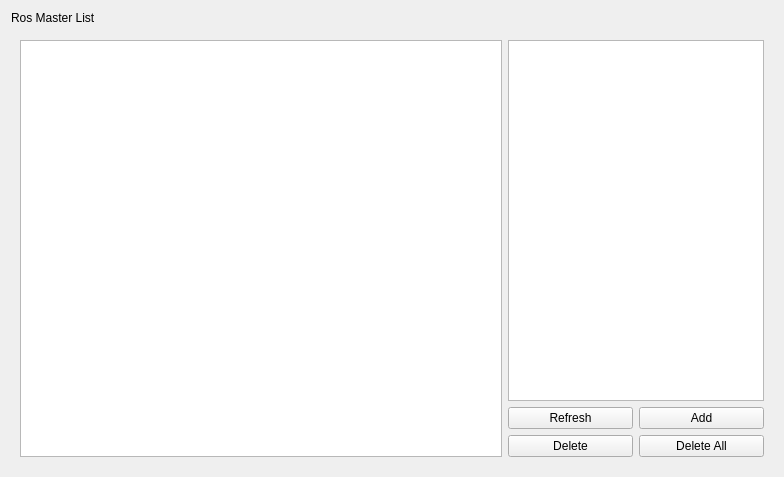
<?xml version="1.0" encoding="UTF-8"?>
<ui version="4.0">
 <class>Remocon</class>
 <widget class="QWidget" name="Remocon">
  <property name="geometry">
   <rect>
    <x>0</x>
    <y>0</y>
    <width>784</width>
    <height>477</height>
   </rect>
  </property>
  <property name="focusPolicy">
   <enum>Qt::NoFocus</enum>
  </property>
  <property name="windowTitle">
   <string>Remocon</string>
  </property>
  <layout class="QVBoxLayout" name="verticalLayout">
   <item>
    <widget class="QLabel" name="label">
     <property name="text">
      <string>Ros Master List</string>
     </property>
    </widget>
   </item>
   <item>
    <layout class="QHBoxLayout" name="horizontalLayout_2">
     <property name="margin">
      <number>9</number>
     </property>
     <item>
      <widget class="QListWidget" name="list_widget">
       <property name="movement">
        <enum>QListView::Static</enum>
       </property>
       <property name="viewMode">
        <enum>QListView::ListMode</enum>
       </property>
      </widget>
     </item>
     <item>
      <layout class="QVBoxLayout" name="verticalLayout_2">
       <property name="spacing">
        <number>6</number>
       </property>
       <property name="margin">
        <number>0</number>
       </property>
       <item>
        <widget class="QPlainTextEdit" name="list_info_widget">
         <property name="sizePolicy">
          <sizepolicy hsizetype="Preferred" vsizetype="Expanding">
           <horstretch>0</horstretch>
           <verstretch>0</verstretch>
          </sizepolicy>
         </property>
         <property name="minimumSize">
          <size>
           <width>250</width>
           <height>0</height>
          </size>
         </property>
         <property name="maximumSize">
          <size>
           <width>400</width>
           <height>16777215</height>
          </size>
         </property>
        </widget>
       </item>
       <item>
        <layout class="QGridLayout" name="gridLayout">
         <property name="margin">
          <number>0</number>
         </property>
         <property name="spacing">
          <number>6</number>
         </property>
         <item row="1" column="0">
          <widget class="QPushButton" name="delete_btn">
           <property name="sizePolicy">
            <sizepolicy hsizetype="Preferred" vsizetype="Fixed">
             <horstretch>0</horstretch>
             <verstretch>0</verstretch>
            </sizepolicy>
           </property>
           <property name="maximumSize">
            <size>
             <width>200</width>
             <height>16777215</height>
            </size>
           </property>
           <property name="text">
            <string>Delete</string>
           </property>
          </widget>
         </item>
         <item row="0" column="0">
          <widget class="QPushButton" name="refresh_btn">
           <property name="sizePolicy">
            <sizepolicy hsizetype="Preferred" vsizetype="Fixed">
             <horstretch>0</horstretch>
             <verstretch>0</verstretch>
            </sizepolicy>
           </property>
           <property name="maximumSize">
            <size>
             <width>200</width>
             <height>16777215</height>
            </size>
           </property>
           <property name="text">
            <string>Refresh</string>
           </property>
          </widget>
         </item>
         <item row="0" column="1">
          <widget class="QPushButton" name="add_concert_btn">
           <property name="sizePolicy">
            <sizepolicy hsizetype="Preferred" vsizetype="Fixed">
             <horstretch>0</horstretch>
             <verstretch>0</verstretch>
            </sizepolicy>
           </property>
           <property name="maximumSize">
            <size>
             <width>200</width>
             <height>16777215</height>
            </size>
           </property>
           <property name="text">
            <string>Add</string>
           </property>
          </widget>
         </item>
         <item row="1" column="1">
          <widget class="QPushButton" name="delete_all_btn">
           <property name="sizePolicy">
            <sizepolicy hsizetype="Preferred" vsizetype="Fixed">
             <horstretch>0</horstretch>
             <verstretch>0</verstretch>
            </sizepolicy>
           </property>
           <property name="maximumSize">
            <size>
             <width>200</width>
             <height>16777215</height>
            </size>
           </property>
           <property name="text">
            <string>Delete All</string>
           </property>
          </widget>
         </item>
        </layout>
       </item>
      </layout>
     </item>
    </layout>
   </item>
  </layout>
 </widget>
 <layoutdefault spacing="6" margin="11"/>
 <resources/>
 <connections/>
</ui>
